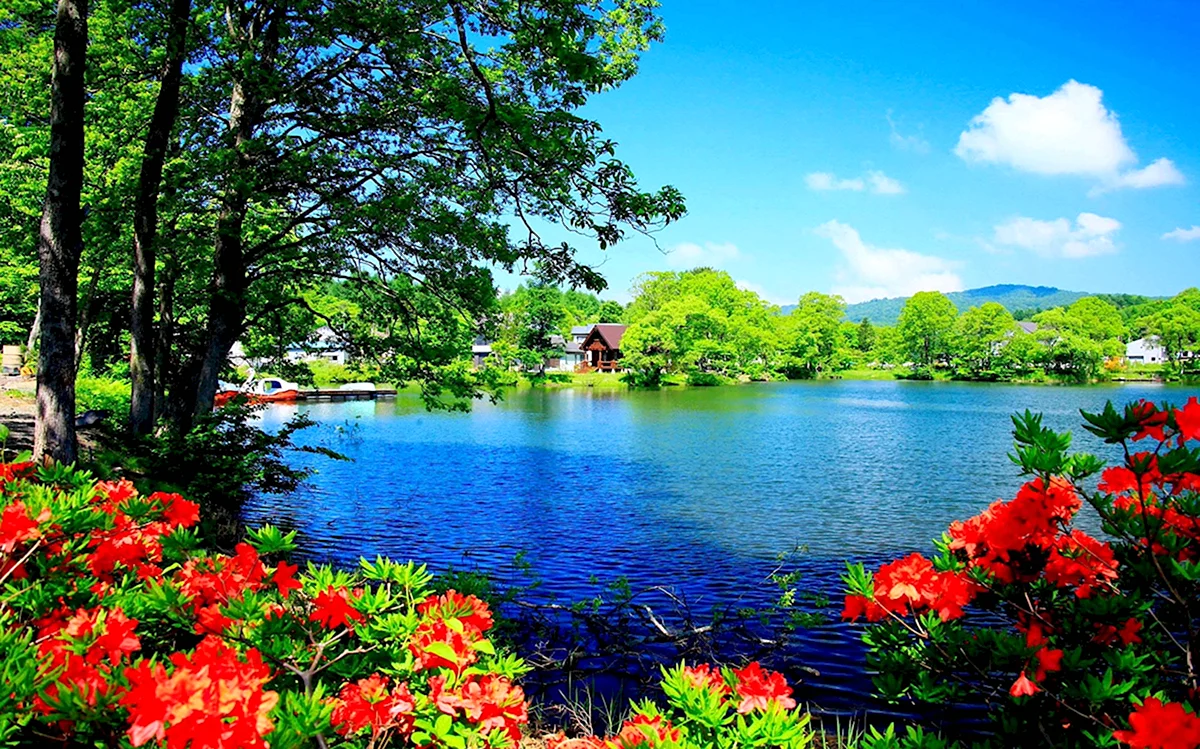
#> input picture image.jpg, 1200 x 749 px
$ python warm.py
#> lines starting #> are read from the running program, lines starting #| are printed output that depends on the picture
#> further down, img is the input picture: shape (749, 1200, 3); mean B, G, R 108.8, 114.4, 78.4
# Изменить баланс белого: сделать более "теплую" картинку

import cv2
import numpy as np

def warm_image(image, red_mult, green_mult, blue_mult):
#> called with red_mult = 1, green_mult = 0.6, blue_mult = 0.5
    b, g, r = cv2.split(image)
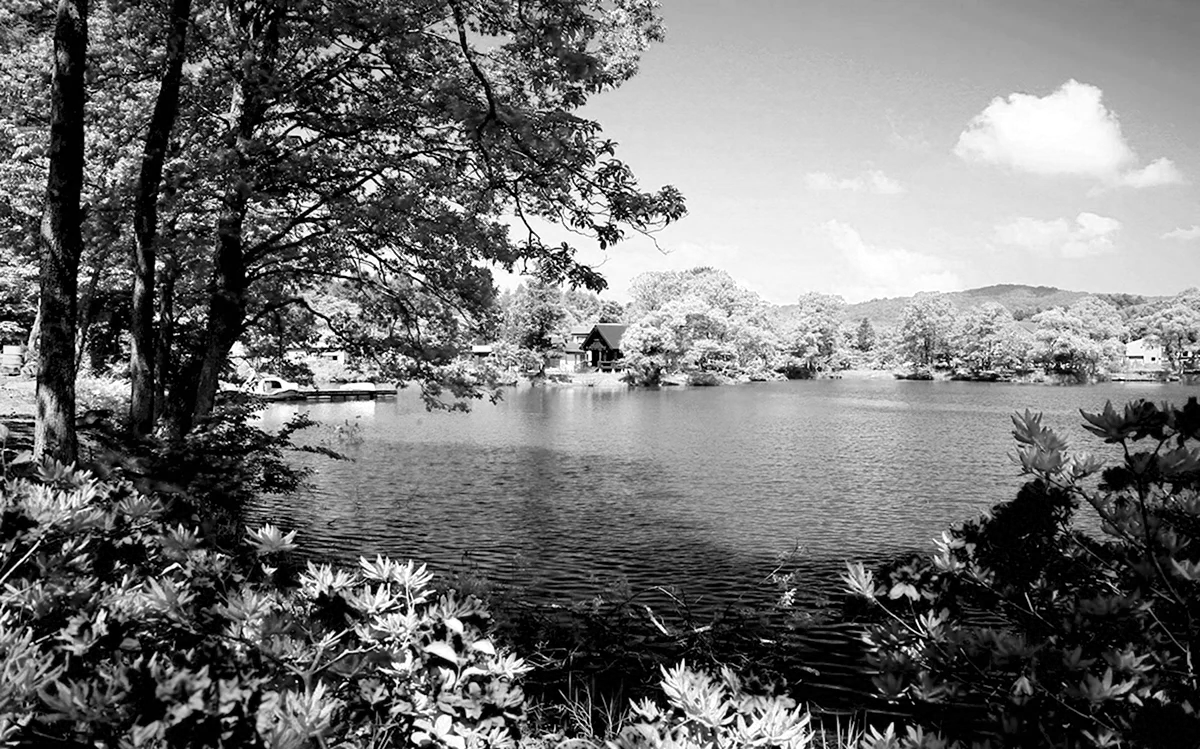
#> g: shape (749, 1200); min 0, max 255, mean 114.4
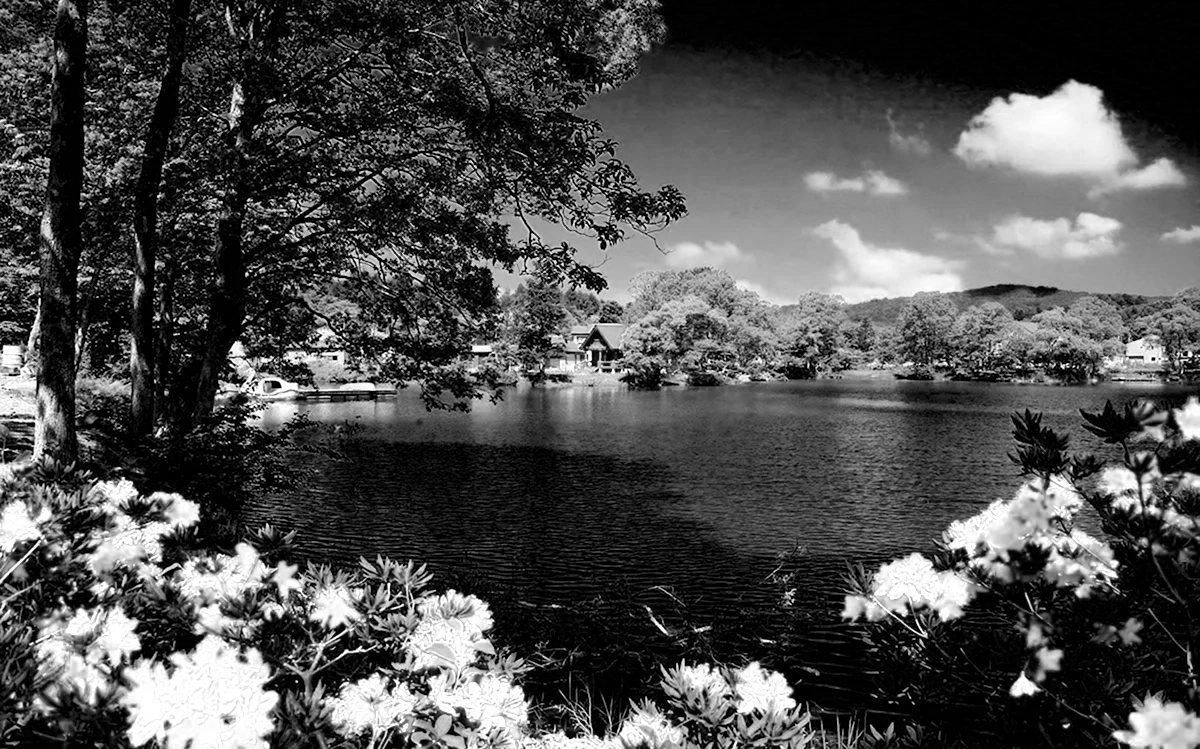
#> r: shape (749, 1200); min 0, max 255, mean 78.4
    r = np.clip(r * red_mult, 0, 255).astype(np.uint8)
    g = np.clip(g * green_mult, 0, 255).astype(np.uint8)
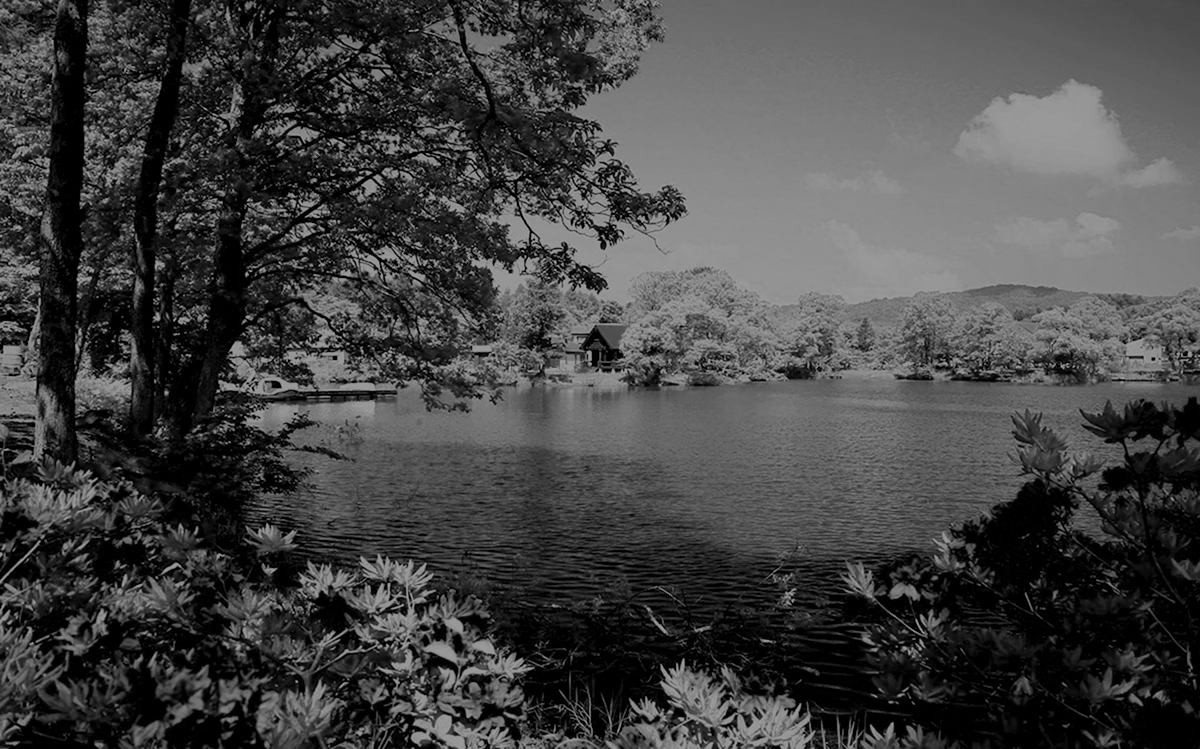
#> g: shape (749, 1200); min 0, max 153, mean 68.2
    b = np.clip(b * blue_mult, 0, 255).astype(np.uint8)
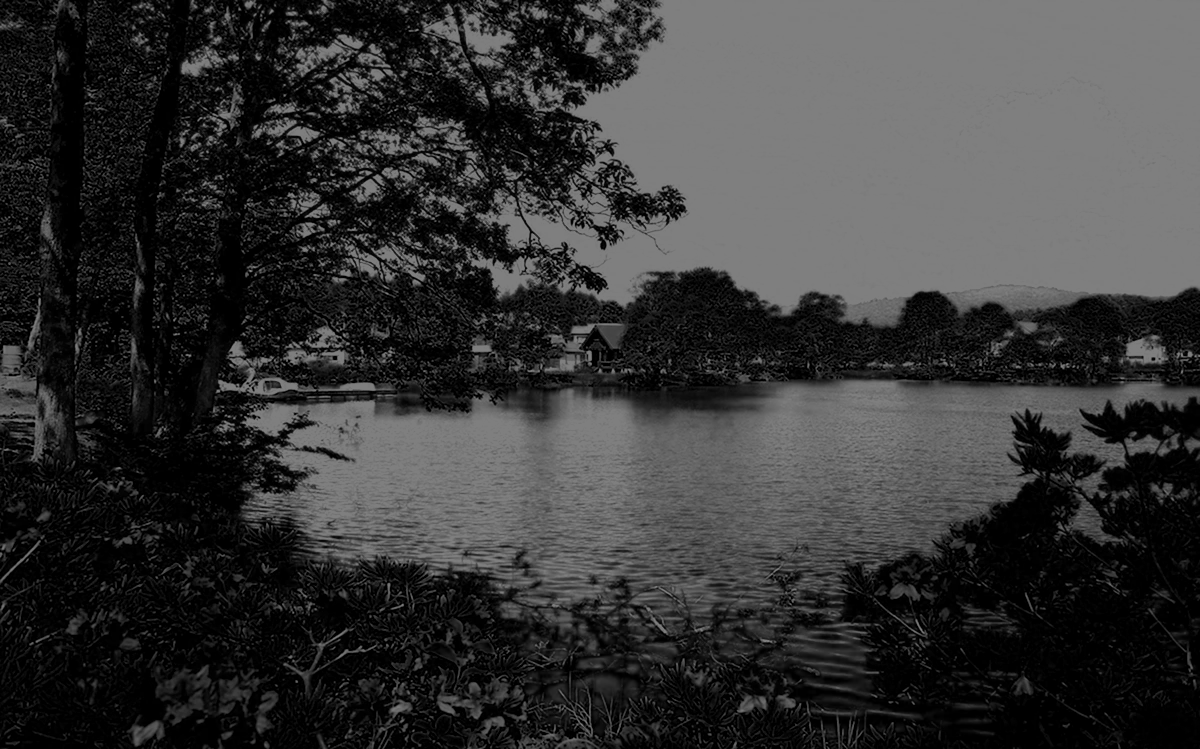
#> b: shape (749, 1200); min 0, max 127, mean 54.1
    warmed_image = cv2.merge([b, g, r])
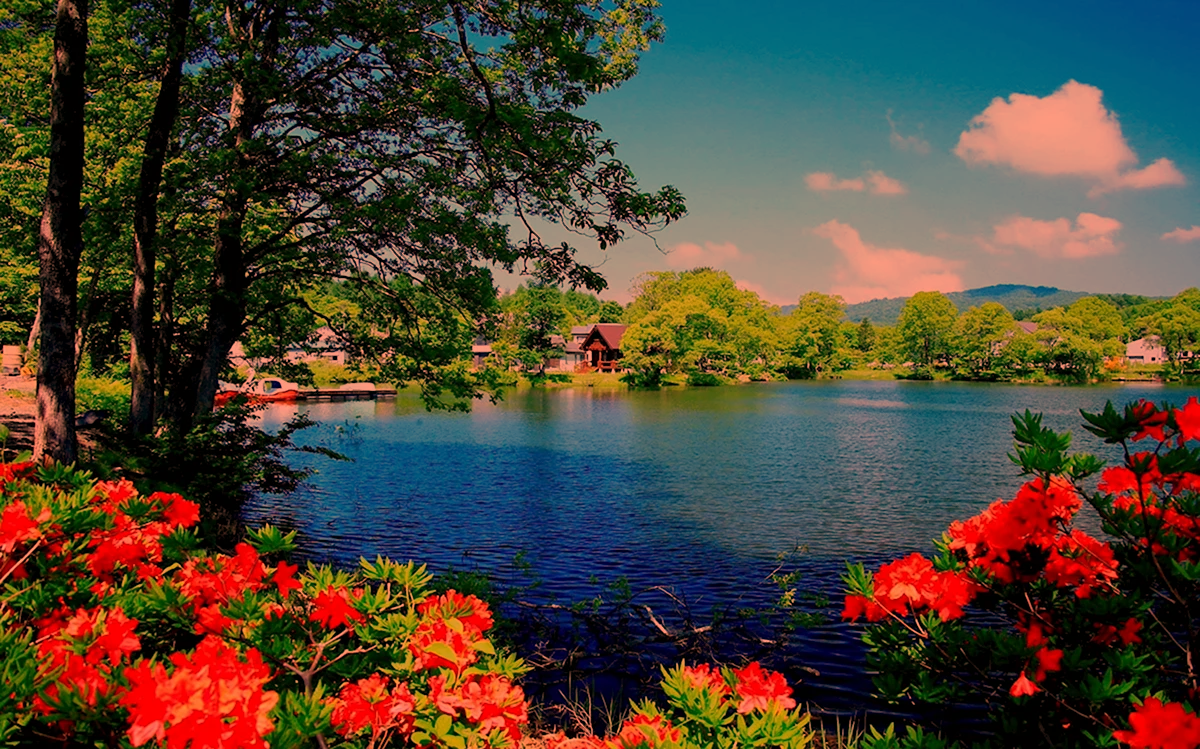
#> warmed_image: shape (749, 1200, 3); mean B, G, R 54.1, 68.2, 78.4
    return warmed_image

img = cv2.imread("image.jpg")

warmed_img = warm_image(img, 1.0, 0.6, 0.5)

cv2.imshow("Image", warmed_img)
cv2.waitKey(0)
cv2.destroyAllWindows()
